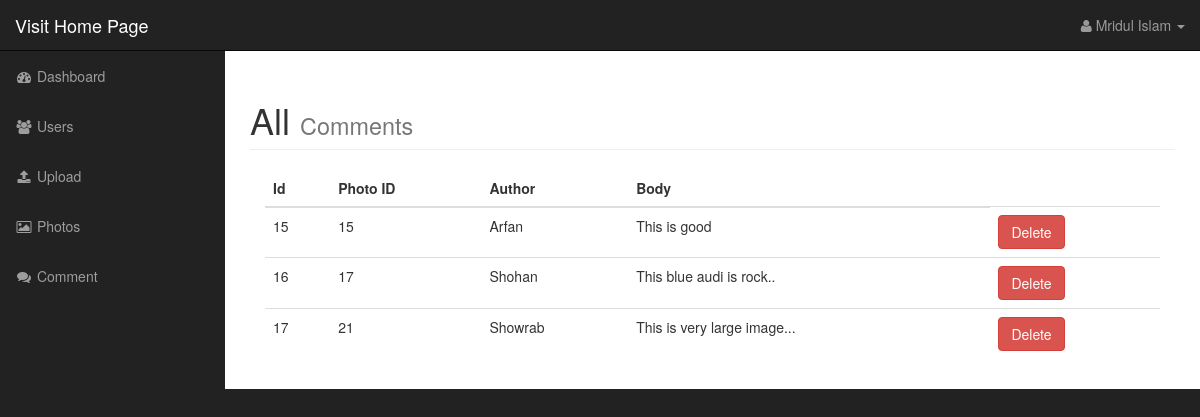
The page /admin/comments.php (signed in) on the database as committed earlier.
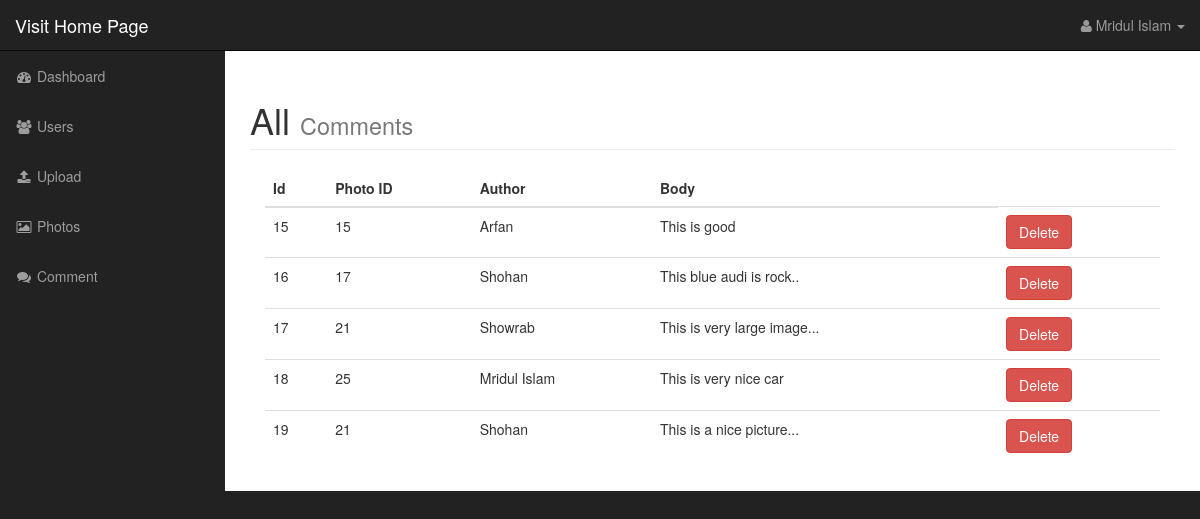
The same page on the database as committed later.
### tables this page shows
CREATE TABLE `comments` (
  `id` int(11) NOT NULL,
  `photo_id` int(11) NOT NULL,
  `author` varchar(255) NOT NULL,
  `body` text NOT NULL
);

### admin/includes/database.php (called while the page is built, shortened)
<?php
class Database {
	public $connection;
	public function open_db_connection(){
		$this->connection = new mysqli(DB_HOST, DB_USER, DB_PASS, DB_NAME);
	}
	public function query($sql){
		$result = $this->connection->query($sql);
		return $result;
	}
}
$database = new Database();
?>

### admin/includes/db_object.php (called while the page is built, shortened)
<?php
class Db_object {
	protected static $db_table;
	public static function find_all() {
		return static::find_by_query("SELECT * FROM " . static::$db_table);
	}
	public static function find_by_query($sql) {
		global $database;
		$result = $database->query($sql);
		$the_object_array = array();
		while($row = mysqli_fetch_array($result)){
			$the_object_array[] = static::instantiation($row);
		}
		return $the_object_array;
	}
	public static function instantiation($the_record) {
		$the_object = new $calling_class;
        foreach ($the_record as $the_attribute => $value) {
        	if($the_object->has_the_attribute($the_attribute)){
        		$the_object->$the_attribute = $value;
        	}
        }
        return $the_object;
	}
	private function has_the_attribute($the_attribute) {
		$properties = get_object_vars($this);
		return array_key_exists($the_attribute, $properties);
	}
}
?>

### admin/comments.php (the view, shortened to what this page needs)
<?php include("includes/admin_header.php"); ?>
<?php
$comments = Comment::find_all();
?>
            <?php include("includes/admin_top_nav.php"); ?>
            <?php include("includes/admin_side_nav.php"); ?>
        </nav>
        <div id="page-wrapper">
            <div class="container-fluid">
                <div class="row">
                    <div class="col-lg-12">
                        <h1 class="page-header">
                            All
                                <small>Comments</small>
                        </h1>
                        <div class="col-md-12">
                            <table class="table table-hover">
                                <thead>
                                    <tr>
                                        <th>Id</th>
                                        <th>Photo ID</th>
                                        <th>Author</th>
                                        <th>Body</th>
                                    </tr>
                                </thead>
                                <tbody>
                                <?php foreach($comments as $comment){  ?>
                                <tr>
                                    <td><?php echo $comment->id; ?></td>
                                    <td><?php echo $comment->photo_id; ?></td>
                                    <td><?php echo $comment->author; ?></td>
                                    <td><?php echo $comment->body; ?></td>
                                    <td><a href="delete_comment.php?id=<?php echo $comment->id;?>" class="btn btn-danger">Delete</a></td>
                                </tr>
                                <?php
                                }
                                ?>
                                </tbody>
                            </table>
                        </div>
                    </div>
                </div>
            </div>
        </div>
  <?php include("includes/admin_footer.php"); ?>

Rows that differ between the two databases and show on the page:
added comments: id "18", photo "25", author "Mridul Islam", body "This is very nice car"
added comments: id "19", photo "21", author "Shohan", body "This is a nice picture..."
